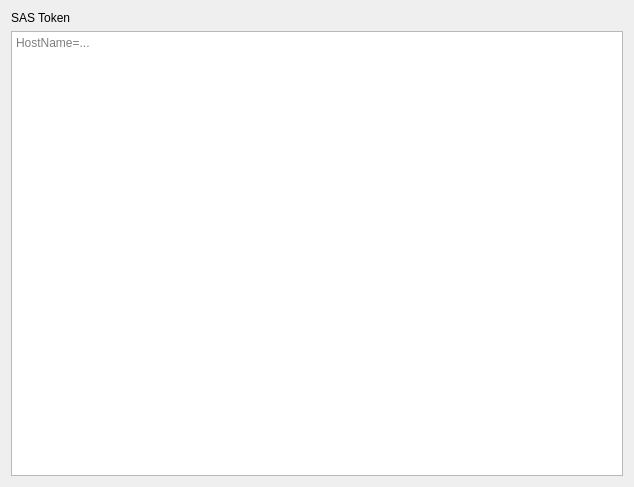
<?xml version="1.0" encoding="UTF-8"?>
<ui version="4.0">
 <class>AzureConfiguration</class>
 <widget class="QWidget" name="AzureConfiguration">
  <property name="geometry">
   <rect>
    <x>0</x>
    <y>0</y>
    <width>634</width>
    <height>487</height>
   </rect>
  </property>
  <property name="windowTitle">
   <string>Form</string>
  </property>
  <layout class="QVBoxLayout" name="verticalLayout">
   <item>
    <widget class="QLabel" name="label">
     <property name="text">
      <string>SAS Token</string>
     </property>
    </widget>
   </item>
   <item>
    <widget class="QPlainTextEdit" name="plainTextEdit">
     <property name="placeholderText">
      <string>HostName=...</string>
     </property>
    </widget>
   </item>
  </layout>
 </widget>
 <resources/>
 <connections/>
</ui>
